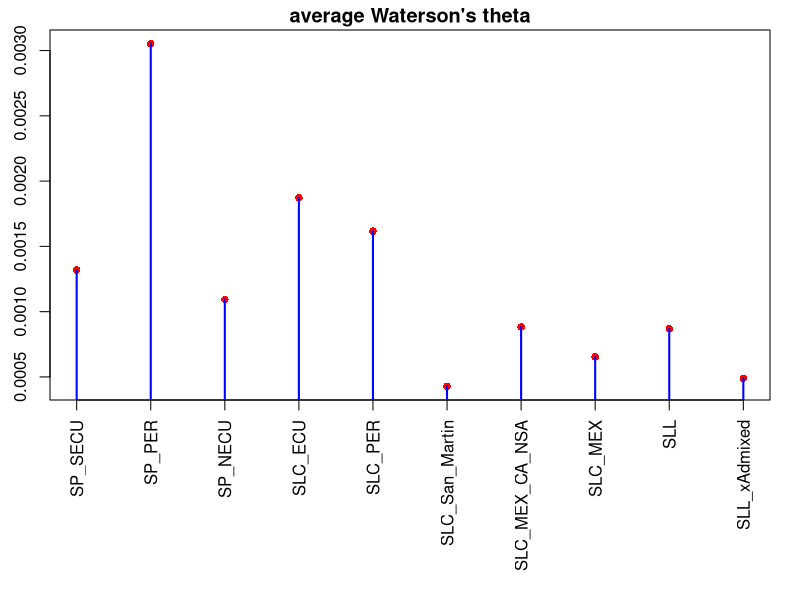

Write the R code that produced this figure.
#n: number of individuals
n=c(4,        34,      10,     47,      29,    14,     16,     29,      79,      69)

#S: number of segregating sites; i.e. number of SNPs
S=c(1992683,10282318,2548073,6814319,5230980,1121874,2413585,2115931,3536874,1937776)

#genome size (L) =823833640
SNP_density=S/823833640

pops=c("SP_SECU","SP_PER","SP_NECU","SLC_ECU","SLC_PER","SLC_San_Martin","SLC_MEX_CA_NSA","SLC_MEX", "SLL", "SLL_xAdmixed")




theta_watterson=vector()
for(i in 1: length(pops)){
  theta_watterson[i]=SNP_density[i]/sum(1/1:(n[i]-1))
}

dataset=data.frame(pops, n, S, SNP_density, theta_watterson)

write.table(dataset, "20190311_18_theta_waterson_per_pop.txt", row.names = F, col.names = T, sep="\t", quote = F)


#to plot mean Waterson's D per pop

pdf("20190311_18_theta_waterson_per_pop.pdf", width = 6, height = 6)
par(mfrow=c(1,1), mai=c(2, 0.5, 0.3, 0.3))
plot(dataset[,5], xaxt = "n", xlab="", ylab="", main="average Waterson's theta", pch=16, col="red")
axis(1, at=1:10, labels=dataset[,1], cex.axis=1, las=2)
lines(1:10, dataset[,5], col="blue", lwd=2, type="h")
dev.off()
